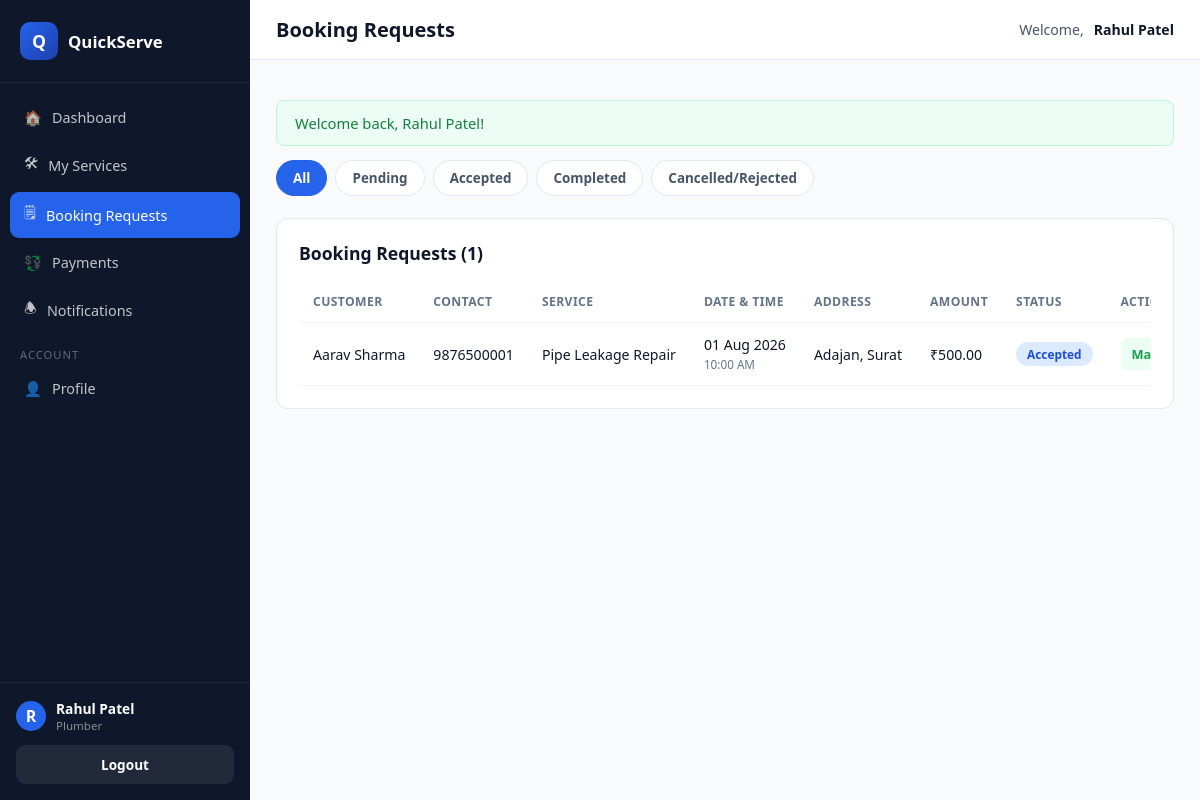
Page /provider/booking-requests.php (signed in) on the committed database.
### tables this page shows
CREATE TABLE `bookings` (
  `id` int(11) NOT NULL,
  `customer_id` int(11) DEFAULT NULL,
  `provider_id` int(11) DEFAULT NULL,
  `service_id` int(11) DEFAULT NULL,
  `booking_date` date DEFAULT NULL,
  `booking_time` varchar(20) DEFAULT NULL,
  `address` varchar(255) DEFAULT NULL,
  `amount` decimal(10,2) DEFAULT NULL,
  `booking_status` varchar(30) DEFAULT NULL,
  `payment_status` varchar(30) DEFAULT NULL,
  `created_at` datetime DEFAULT NULL,
  `updated_at` datetime DEFAULT NULL
);

CREATE TABLE `customers` (
  `id` int(11) NOT NULL,
  `full_name` varchar(100) NOT NULL,
  `email` varchar(150) NOT NULL,
  `password` varchar(255) NOT NULL,
  `phone` varchar(15) DEFAULT NULL,
  `address` varchar(255) DEFAULT NULL,
  `profile_image` varchar(255) DEFAULT NULL,
  `status` tinyint(1) DEFAULT 1,
  `created_at` datetime DEFAULT NULL,
  `updated_at` datetime DEFAULT NULL
);

CREATE TABLE `services` (
  `id` int(11) NOT NULL,
  `provider_id` int(11) DEFAULT NULL,
  `category_id` int(11) DEFAULT NULL,
  `service_name` varchar(150) NOT NULL,
  `description` text DEFAULT NULL,
  `price` decimal(10,2) DEFAULT NULL,
  `duration` varchar(50) DEFAULT NULL,
  `service_image` varchar(255) DEFAULT NULL,
  `is_available` tinyint(1) DEFAULT 1,
  `created_at` datetime DEFAULT NULL,
  `updated_at` datetime DEFAULT NULL
);

### provider/booking-requests.php (the view, shortened to what this page needs)
<?php
require_once __DIR__ . '/../includes/functions.php';
$providerId = $_SESSION['provider_id'];
$statusFilter = $_GET['status'] ?? '';
$sql = "SELECT b.*, s.service_name, cu.full_name AS customer_name, cu.phone AS customer_phone
        FROM bookings b
        LEFT JOIN services s ON s.id = b.service_id
        LEFT JOIN customers cu ON cu.id = b.customer_id
        WHERE b.provider_id = ?";
$params = [$providerId];
$sql .= " ORDER BY b.created_at DESC";
$stmt = $pdo->prepare($sql);
$stmt->execute($params);
$bookings = $stmt->fetchAll();
require __DIR__ . '/../includes/dash_shell_top.php';
?>
<div class="filter-bar">
  <a href="?status=" class="filter-chip <?php echo $statusFilter === '' ? 'active' : ''; ?>">All</a>
  <a href="?status=Pending" class="filter-chip <?php echo $statusFilter === 'Pending' ? 'active' : ''; ?>">Pending</a>
  <a href="?status=Accepted" class="filter-chip <?php echo $statusFilter === 'Accepted' ? 'active' : ''; ?>">Accepted</a>
  <a href="?status=Completed" class="filter-chip <?php echo $statusFilter === 'Completed' ? 'active' : ''; ?>">Completed</a>
  <a href="?status=Cancelled" class="filter-chip <?php echo $statusFilter === 'Cancelled' ? 'active' : ''; ?>">Cancelled/Rejected</a>
</div>
<div class="card">
  <div class="card-header"><h2>Booking Requests (<?php echo count($bookings); ?>)</h2></div>
  <?php if (!$bookings): ?>
    <div class="empty-state"><div>🗒</div><p>No booking requests found.</p></div>
  <?php else: ?>
    <div class="table-wrap">
      <table class="data-table">
        <thead><tr><th>Customer</th><th>Contact</th><th>Service</th><th>Date &amp; Time</th><th>Address</th><th>Amount</th><th>Status</th><th>Actions</th></tr></thead>
        <tbody>
          <?php foreach ($bookings as $b): ?>
            <tr>
              <td><?php echo e($b['customer_name']); ?></td>
              <td><?php echo e($b['customer_phone']); ?></td>
              <td><?php echo e($b['service_name']); ?></td>
              <td><?php echo fdate($b['booking_date']); ?><br><small style="color:var(--slate-500);"><?php echo e($b['booking_time']); ?></small></td>
              <td><?php echo e($b['address']); ?></td>
              <td><?php echo money($b['amount']); ?></td>
              <td><span class="badge badge-<?php echo strtolower($b['booking_status']); ?>"><?php echo e($b['booking_status']); ?></span></td>
              <td>
                <div class="action-btns">
                  <?php if ($b['booking_status'] === 'Pending'): ?>
                    <form method="POST" style="display:inline;"><?php echo csrf_field(); ?>
                      <input type="hidden" name="booking_id" value="<?php echo (int) $b['id']; ?>">
                      <input type="hidden" name="status" value="Accepted">
                      <button type="submit" class="icon-btn approve">Accept</button>
                    </form>
                    <form method="POST" style="display:inline;"><?php echo csrf_field(); ?>
                      <input type="hidden" name="booking_id" value="<?php echo (int) $b['id']; ?>">
                      <input type="hidden" name="status" value="Rejected">
                      <button type="submit" class="icon-btn delete" data-confirm="Reject this booking?">Reject</button>
                    </form>
                  <?php elseif ($b['booking_status'] === 'Accepted'): ?>
                    <form method="POST" style="display:inline;"><?php echo csrf_field(); ?>
                      <button type="submit" class="icon-btn approve" data-confirm="Mark this booking as completed?">Mark Completed</button>
                    </form>
                  <?php else: ?>
                    <span style="color:var(--slate-400);font-size:0.8rem;">No actions</span>
                  <?php endif; ?>
                </div>
              </td>
            </tr>
          <?php endforeach; ?>
        </tbody>
      </table>
    </div>
  <?php endif; ?>
</div>
<?php require __DIR__ . '/../includes/dash_shell_bottom.php'; ?>

### assets/css/style.css (style rules this page uses)
:root { --primary: #2563eb; --primary-dark: #1d4ed8; --primary-darker: #1e40af; --primary-light: #dbeafe; --primary-lighter: #eff6ff; --accent: #60a5fa; --success: #16a34a; --danger: #dc2626; --warning: #d97706; --slate-900: #0f172a; --slate-700: #334155; --slate-600: #475569; --slate-500: #64748b; --slate-400: #94a3b8; --slate-300: #cbd5e1; --slate-200: #e2e8f0; --slate-100: #f1f5f9; --slate-50: #f8fafc; --white: #ffffff; --radius: 12px; --radius-sm: 8px; --shadow: 0 4px 20px rgba(15, 23, 42, 0.08); --shadow-lg: 0 12px 36px rgba(15, 23, 42, 0.14); --font: 'Segoe UI', Roboto, Helvetica, Arial, sans-serif; }
* { box-sizing: border-box; }
html, body { margin: 0; padding: 0; font-family: var(--font); color: var(--slate-900); background: var(--slate-50); scroll-behavior: smooth; }
a { text-decoration: none; color: inherit; }
button { font-family: inherit; cursor: pointer; }
.filter-bar { display: flex; flex-wrap: wrap; gap: 8px; margin-bottom: 22px; }
.filter-chip { padding: 8px 16px; border-radius: 999px; border: 1.5px solid var(--slate-200); background: #fff; font-size: 0.84rem; font-weight: 600; color: var(--slate-600); }
.filter-chip.active, .filter-chip:hover { background: var(--primary); color: #fff; border-color: var(--primary); }
.card { background: #fff; border-radius: var(--radius); border: 1px solid var(--slate-200); padding: 22px; margin-bottom: 22px; }
.card-header { display: flex; align-items: center; justify-content: space-between; margin-bottom: 16px; }
.card-header h2 { font-size: 1.1rem; margin: 0; }
.table-wrap { overflow-x: auto; }
table.data-table { width: 100%; border-collapse: collapse; font-size: 0.88rem; }
table.data-table th, table.data-table td { padding: 12px 14px; text-align: left; border-bottom: 1px solid var(--slate-100); white-space: nowrap; }
table.data-table th { color: var(--slate-500); font-weight: 700; font-size: 0.76rem; text-transform: uppercase; letter-spacing: 0.4px; }
.badge { display: inline-block; padding: 4px 11px; border-radius: 999px; font-size: 0.74rem; font-weight: 700; text-transform: capitalize; }
.badge-accepted { background: #dbeafe; color: #1d4ed8; }
.action-btns { display: flex; gap: 6px; flex-wrap: wrap; }
.icon-btn { border: none; background: var(--slate-100); color: var(--slate-700); padding: 7px 11px; border-radius: 7px; font-size: 0.8rem; font-weight: 600; }
.icon-btn.approve { background: #ecfdf5; color: var(--success); }

### rows in the picture
bookings: customer.full_name "Aarav Sharma", customer.phone "9876500001", service.service_name "Pipe Leakage Repair", booking_date "01 Aug 2026", booking_time "10:00 AM", address "Adajan, Surat", amount "₹500.00", booking_status "Accepted"

### other values in the picture
$item['icon'] "🏠"
$item['label'] "Dashboard"
$item['icon'] "🛠"
$item['label'] "My Services"
$item['icon'] "🗒"
$item['label'] "Booking Requests"
$item['icon'] "💱"
$item['label'] "Payments"
$item['icon'] "🕭"
$item['label'] "Notifications"
$item['divider'] "ACCOUNT"
$item['icon'] "👤"
$item['label'] "Profile"
substr($dashUserName, 0, 1) "R"
$dashUserName "Rahul Patel"
